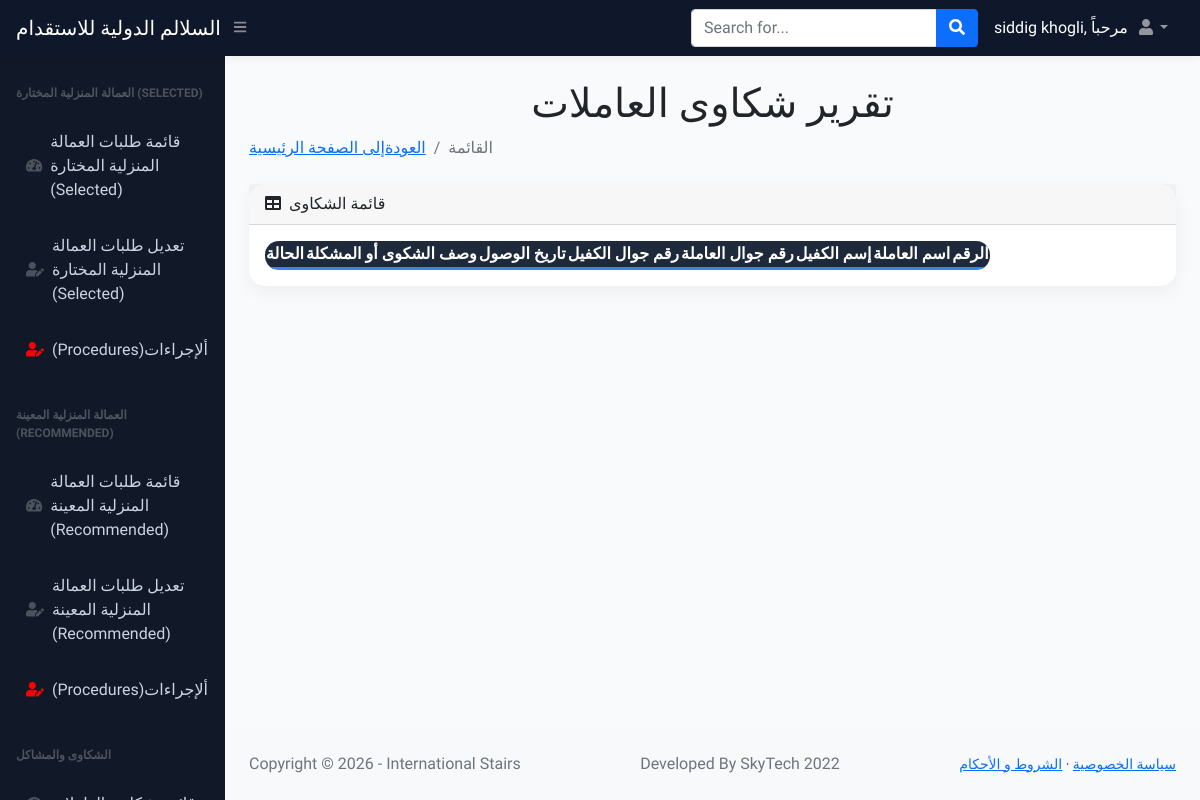
The page /complaint_tables (signed in) on the database as committed earlier.
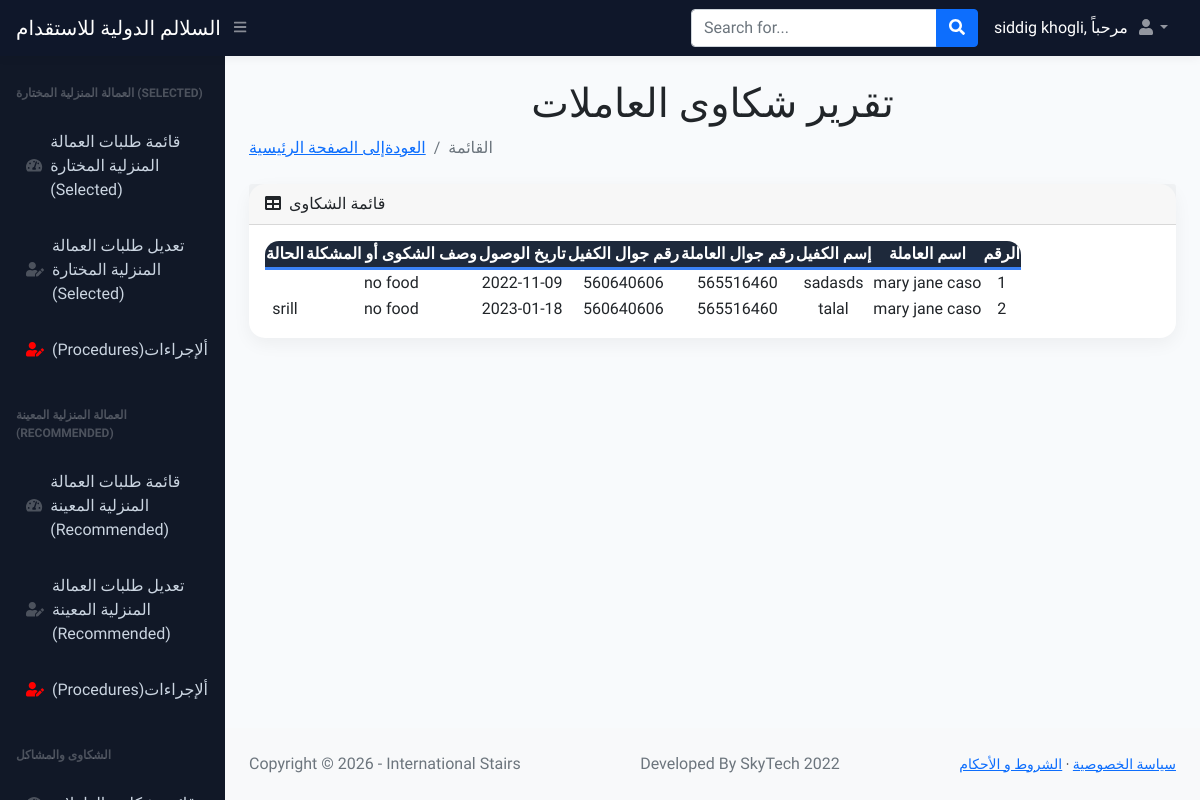
The same page on the database as committed later.
### main.py (models this page shows)
class Complaint(db.Model):
    __tablename__ = "complaint"
    id = db.Column(db.Integer, primary_key=True)
    worker_name = db.Column(db.String(250), nullable=False)
    Employer_name = db.Column(db.String(250), nullable=False)
    Worker_contact_No = db.Column(db.BIGINT, nullable=False)
    Employer_contact_No = db.Column(db.BIGINT, nullable=False)
    Deployment_Date = db.Column(db.Date, nullable=False)
    Complaint_Description = db.Column(db.String(1000), nullable=False)
    Status = db.Column(db.String(1000), nullable=False)

### main.py (the view)
@app.route("/complaint_tables")
def complaint_tables():
    added_complaints = Complaint.query.all()
    return render_template("complaint_tables.html", complaints=added_complaints, name=current_user.name, logged_in=True)

### main.py (called while the page is built)
@login_manager.user_loader
def load_user(user_id):
    return User.query.get(int(user_id))

### templates/complaint_tables.html (shortened to what the changed rows need)
<!DOCTYPE html>
<html lang="en">
    <head>
        <link href="https://cdn.jsdelivr.net/npm/simple-datatables@latest/dist/style.css" rel="stylesheet" />
        <link href="static/css/styles.css" rel="stylesheet" />
        <link href="https://cdn.datatables.net/1.11.3/css/jquery.dataTables.min.css" rel="stylesheet" />
        <link href="https://cdn.datatables.net/buttons/2.1.0/css/buttons.dataTables.min.css" rel="stylesheet" />
            <head>
</head>
    <body class="sb-nav-fixed">
            <div id="layoutSidenav">
               <div id="layoutSidenav_content">
                <main>
                    <div class="container-fluid px-4">
                        <h1 class="mt-4" style="text-align:center"> تقرير شكاوى العاملات  </h1>
                        <div class="card mb-4">
                            <div class="card-body">
                                <table id="datatablesSimple" class="display">
                                      <thead>
                                        <tr>
                                            <th style="text-align:center;">الحالة</th>
                                            <th style="text-align:center;">وصف الشكوى أو المشكلة</th>
                                            <th style="text-align:center;">تاريخ الوصول</th>
                                            <th style="text-align:center;">رقم جوال الكفيل</th>
                                            <th style="text-align:center;">رقم جوال العاملة </th>
                                            <th style="text-align:center;">إسم الكفيل</th>
                                             <th style="text-align:center;">اسم العاملة</th>
                                            <th style="text-align:center;">الرقم</th>
                                        </tr>
                                    </thead>
                                    <tbody>
                                        {% for complaint in complaints %}
                                          <tr>
                                            <td style="text-align:center;">{{complaint.Status}}</td>
                                             <td style="text-align:center;">{{complaint.Complaint_Description}}</td>
                                             <td style="text-align:center;">{{complaint.Deployment_Date}}</td>
                                             <td style="text-align:center;">{{complaint.Employer_contact_No}}</td>
                                             <td style="text-align:center;">{{complaint.Worker_contact_No}}</td>
                                            <td style="text-align:center;">{{complaint.Employer_name}}</td>
                                             <td style="text-align:center;">{{complaint.worker_name}}</td>
                                            <td style="text-align:center;">{{complaint.id}}</td>
                                        </tr>
                                        {% endfor %}
                                    </tbody>
                                </table>
                            </div>
                        </div>
                    </div>
                </main>
            </div>
        </div>
    </body>
</html>

Rows that differ between the two databases and show on the page:
added Complaint: Complaint_Description "no food", Deployment_Date "2022-11-09", Employer_contact_No "560640606", Worker_contact_No "565516460", Employer_name "sadasds", worker_name "mary jane caso", id "1"
added Complaint: Status "srill", Complaint_Description "no food", Deployment_Date "2023-01-18", Employer_contact_No "560640606", Worker_contact_No "565516460", Employer_name "talal", worker_name "mary jane caso", id "2"
